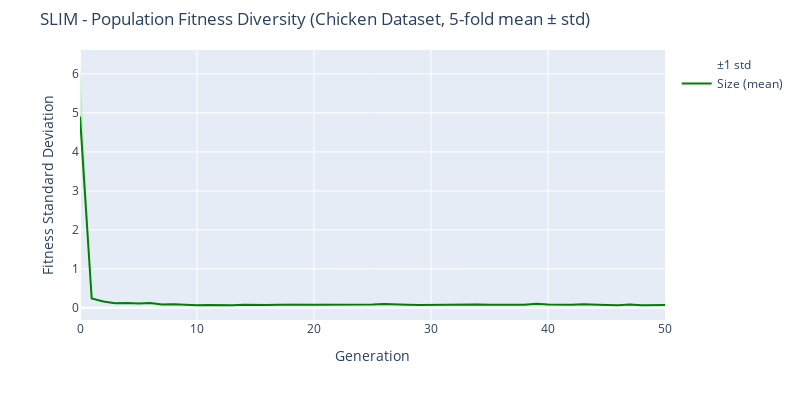

Write notebook code for a chart like this one.
### Markdown cell above
we can see that the size stabilized after the gen 30.

### Code cell
fig = go.Figure()

# Mean Size (Elite_nodes)
fig.add_trace(go.Scatter(
    x=mean_df["Generation"],
    y=mean_df["Phenotype_diversity"],
    mode='lines',
    name='Size (mean)',
    line=dict(color='green', width=2)
))

# Std as shaded region (light green)
fig.add_trace(go.Scatter(
    x=mean_df["Generation"],
    y=mean_df["Phenotype_diversity"] + std_df["Phenotype_diversity"],
    mode='lines',
    line=dict(width=0),
    showlegend=False,
    fillcolor='rgba(50, 200, 50, 0.2)',
    fill='tonexty'
))
fig.add_trace(go.Scatter(
    x=mean_df["Generation"],
    y=mean_df["Phenotype_diversity"] - std_df["Phenotype_diversity"],
    mode='lines',
    line=dict(width=0),
    name='±1 std',
    fillcolor='rgba(50, 200, 50, 0.2)'
))

fig.update_layout(
    title=f'SLIM - Population Fitness Diversity ({DATASET_NAME}, 5-fold mean ± std)',
    xaxis_title='Generation',
    yaxis_title='Fitness Standard Deviation',
    yaxis_range=[0, None],  # Start y-axis at 0
    height=400,
    width=800,
    margin=dict(t=50),
    hovermode='x unified'
)
fig.show()

### Figure 1 — Plotly figure (JSON) as saved in the notebook; plotly's stock layout.template omitted (floating-point values rounded to 4 significant figures)
{"data": [{"line": {"color": "green", "width": 2}, "mode": "lines", "name": "Size (mean)", "type": "scatter", "x": [0, 1, 2, 3, 4, 5, 6, 7, 8, 9, 10, 11, 12, 13, 14, 15, 16, 17, 18, 19, 20, 21, 22, 23, 24, 25, 26, 27, 28, 29, 30, 31, 32, 33, 34, 35, 36, 37, 38, 39, 40, 41, 42, 43, 44, 45, 46, 47, 48, 49, 50], "y": [4.909, 0.2414, 0.1643, 0.1156, 0.1218, 0.1095, 0.1216, 0.08683, 0.09156, 0.07736, 0.06403, 0.07049, 0.06595, 0.06548, 0.07876, 0.06643, 0.07116, 0.08234, 0.0884, 0.08176, 0.08036, 0.07915, 0.08011, 0.07804, 0.08376, 0.08595, 0.09752, 0.07934, 0.0778, 0.07389, 0.07906, 0.07801, 0.0821, 0.09879, 0.08787, 0.07741, 0.07101, 0.07656, 0.08176, 0.1037, 0.0851, 0.0732, 0.07762, 0.09135, 0.07602, 0.07243, 0.06526, 0.08581, 0.06808, 0.06398, 0.07213]}, {"fill": "tonexty", "fillcolor": "rgba(50, 200, 50, 0.2)", "line": {"width": 0}, "mode": "lines", "showlegend": false, "type": "scatter", "x": [0, 1, 2, 3, 4, 5, 6, 7, 8, 9, 10, 11, 12, 13, 14, 15, 16, 17, 18, 19, 20, 21, 22, 23, 24, 25, 26, 27, 28, 29, 30, 31, 32, 33, 34, 35, 36, 37, 38, 39, 40, 41, 42, 43, 44, 45, 46, 47, 48, 49, 50], "y": [6.267, 0.2558, 0.1817, 0.1233, 0.1359, 0.1321, 0.153, 0.1036, 0.1203, 0.08838, 0.09323, 0.08188, 0.08343, 0.07849, 0.09987, 0.08249, 0.1027, 0.1004, 0.1197, 0.1141, 0.1003, 0.1108, 0.0953, 0.0985, 0.101, 0.1007, 0.1221, 0.0968, 0.09507, 0.09289, 0.08556, 0.1016, 0.1027, 0.119, 0.1159, 0.08915, 0.0841, 0.09054, 0.1054, 0.1227, 0.1067, 0.09213, 0.102, 0.1095, 0.08799, 0.09236, 0.08093, 0.1127, 0.07403, 0.08468, 0.08635]}, {"fillcolor": "rgba(50, 200, 50, 0.2)", "line": {"width": 0}, "mode": "lines", "name": "±1 std", "type": "scatter", "x": [0, 1, 2, 3, 4, 5, 6, 7, 8, 9, 10, 11, 12, 13, 14, 15, 16, 17, 18, 19, 20, 21, 22, 23, 24, 25, 26, 27, 28, 29, 30, 31, 32, 33, 34, 35, 36, 37, 38, 39, 40, 41, 42, 43, 44, 45, 46, 47, 48, 49, 50], "y": [3.551, 0.227, 0.1469, 0.1079, 0.1078, 0.08683, 0.09015, 0.07002, 0.06278, 0.06634, 0.03483, 0.05909, 0.04846, 0.05247, 0.05766, 0.05037, 0.03963, 0.06425, 0.0571, 0.04943, 0.06042, 0.04754, 0.06492, 0.05757, 0.06654, 0.07121, 0.07297, 0.06188, 0.06053, 0.05488, 0.07256, 0.05441, 0.06147, 0.07862, 0.05987, 0.06566, 0.05793, 0.06258, 0.05814, 0.08466, 0.06353, 0.05428, 0.05325, 0.07319, 0.06405, 0.0525, 0.04959, 0.05892, 0.06212, 0.04327, 0.05791]}], "layout": {"height": 400, "hovermode": "x unified", "margin": {"t": 50}, "title": {"text": "SLIM - Population Fitness Diversity (Chicken Dataset, 5-fold mean ± std)"}, "width": 800, "xaxis": {"title": {"text": "Generation"}}, "yaxis": {"range": [0, null], "title": {"text": "Fitness Standard Deviation"}}}}
